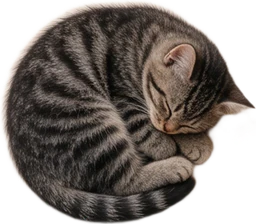
#> input picture tools/taiwan-cat-ring/kittens/kitten-01.webp, 256 x 224 px; its folder holds only this picture in this run
$ python compose.py
#> lines starting #> are read from the running program, lines starting #| are printed output that depends on the picture
"""
Composes the Taiwan theme's cat ring: a thin red lacquer rim with a gold line on the sector
side (no outer wall, so the kittens do not look caged) and many sleeping kittens lying on it.

    python tools/taiwan-cat-ring/compose.py

Needs Python 3 with Pillow and numpy. Reads the kitten sprites from `kittens/` next to this
file and writes `public/themes/taiwan/cat-ring.webp`. The picture is centred on the wheel and
spans EXTENT wheel radii, so kittens may peek over the edge. If INNER or EXTENT change, update
CAT_RING_INNER / CAT_RING_EXTENT (and LABEL_OUTER, INLAY_INNER) in taiwanTokens.ts.
"""

import math
import random
from pathlib import Path

import numpy as np
from PIL import Image, ImageFilter

HERE = Path(__file__).resolve().parent
OUT = HERE.parent.parent / 'public' / 'themes' / 'taiwan' / 'cat-ring.webp'

SIZE = 1400  # output side, px
EXTENT = 1.03  # the picture spans this many wheel radii from the centre
INNER = 0.895  # rim (and its gold line) starts here, fraction of the wheel radius
BAND_OUT = 0.985  # the lacquer band fades out here; nothing is drawn over the kittens
COUNT = 54  # kittens around the rim
KITTEN = 0.11  # kitten size, fraction of the wheel radius
KITTEN_RADIUS = 0.952  # where the kitten centres lie
SEED = 11

R = SIZE / 2 / EXTENT
C = SIZE / 2


def rim() -> Image.Image:
    yy, xx = np.mgrid[0:SIZE, 0:SIZE]
    r = np.hypot(xx + 0.5 - C, yy + 0.5 - C) / R
    out = np.zeros((SIZE, SIZE, 4), float)

    # red lacquer, darker at both edges, soft fall-off on the outside instead of a gold wall
    glow = np.sin(np.clip((r - INNER) / (BAND_OUT - INNER), 0, 1) * math.pi)
    out[..., :3] = np.stack([110 + 80 * glow, 8 + 14 * glow, 16 + 14 * glow], -1)
    out[..., 3] = np.clip((r - INNER) * R / 1.2 + 0.5, 0, 1) * np.clip((BAND_OUT - r) * R / 2.5 + 0.5, 0, 1) * 255

    # gold line on the sector side only, lit from the top-left
    line = np.clip(1 - np.abs(r - (INNER + 0.006)) * R / 5.5, 0, 1)
    shade = 0.75 + 0.25 * np.cos(np.arctan2(yy - C, xx - C) + math.pi / 4)
    gold = np.stack([236 * shade, 196 * shade, 104 * shade], -1)
    out[..., :3] = out[..., :3] * (1 - line[..., None]) + gold * line[..., None]
    out[..., 3] = np.maximum(out[..., 3], line * 255)

    return Image.fromarray(out.clip(0, 255).astype(np.uint8), 'RGBA')


def main() -> None:
    kittens = [Image.open(path).convert('RGBA') for path in sorted((HERE / 'kittens').glob('*.webp'))]
#> kittens = 1 item
    rng = random.Random(SEED)
    order = list(range(len(kittens)))
#> order = [0]
    rng.shuffle(order)

    ring = rim()
    layer = Image.new('RGBA', (SIZE, SIZE), (0, 0, 0, 0))
#> layer: PIL image 1400x1400 RGBA; every value is 0
    shadow = Image.new('RGBA', (SIZE, SIZE), (0, 0, 0, 0))
    size = KITTEN * R

    for index in range(COUNT):
        angle = 2 * math.pi * index / COUNT + rng.uniform(-0.01, 0.01)
        kitten = kittens[order[index % len(order)]]
        if rng.random() < 0.5:
            kitten = kitten.transpose(Image.FLIP_LEFT_RIGHT)
        scale = size / max(kitten.size) * rng.uniform(0.95, 1.05)
        kitten = kitten.resize((max(1, int(kitten.width * scale)), max(1, int(kitten.height * scale))), Image.LANCZOS)
        # back to the outside, give or take, so the row does not look stamped
        kitten = kitten.rotate(-math.degrees(angle) - 90 + rng.uniform(-30, 30), resample=Image.BICUBIC, expand=True)

        x = C + math.cos(angle) * KITTEN_RADIUS * R
        y = C + math.sin(angle) * KITTEN_RADIUS * R
        position = (int(round(x - kitten.width / 2)), int(round(y - kitten.height / 2)))

        # soft shadow towards the centre and a little down
        drop = Image.new('RGBA', kitten.size, (20, 4, 4, 0))
        drop.putalpha(kitten.getchannel('A').point(lambda value: int(value * 0.5)))
        offset = (int(-math.cos(angle) * 0.006 * R), int(-math.sin(angle) * 0.006 * R + 0.004 * R))
        shadow.alpha_composite(drop, (position[0] + offset[0], position[1] + offset[1]))
        layer.alpha_composite(kitten, position)
#> this loop made 54 passes
#> pass 1, in main, `kitten = kitten.rotate(-math.degrees(angle) - 90 + rng.uniform(-30, 30..`:
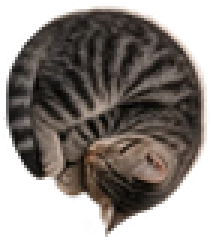
#> kitten: PIL image 71x80 RGBA (shown 3 times larger); mean R, G, B, A 59.4, 52.4, 47.5, 162.6; transparent parts drawn white
#> after the loop:
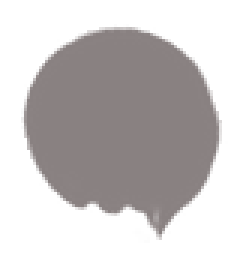
#> drop: PIL image 83x90 RGBA (shown 3 times larger); mean R, G, B, A 20, 4, 4, 55.1; transparent parts drawn white
#> after the loop:
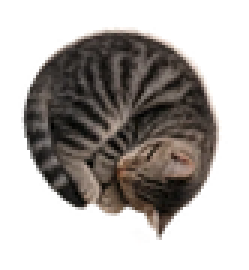
#> kitten: PIL image 83x90 RGBA (shown 3 times larger); mean R, G, B, A 40.2, 35.4, 32, 110.4; transparent parts drawn white
#> after the loop:
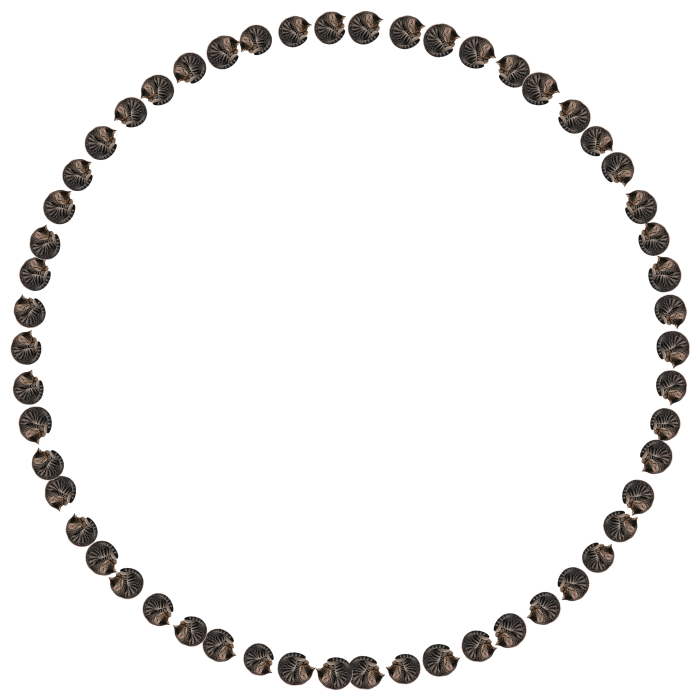
#> layer: PIL image 1400x1400 RGBA (shown at 1/2 size); mean R, G, B, A 8.4, 7.4, 6.7, 23.2; transparent parts drawn white
#> after the loop:
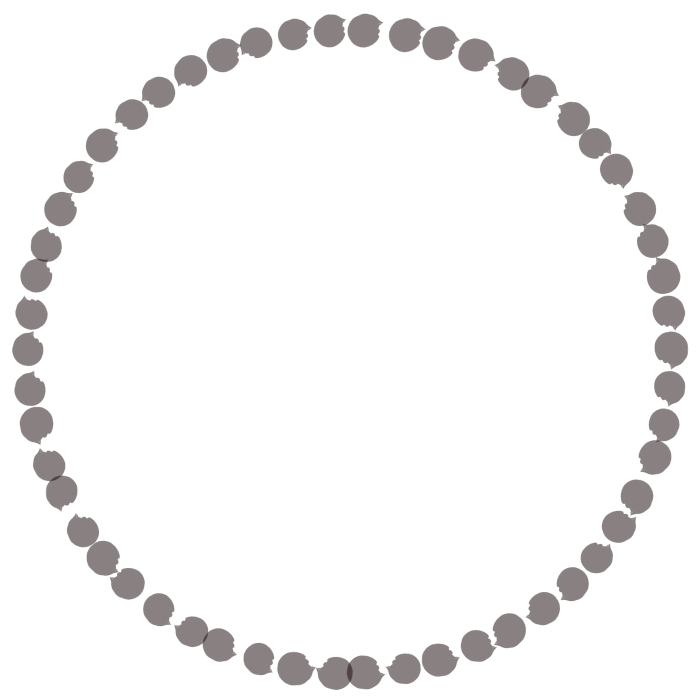
#> shadow: PIL image 1400x1400 RGBA (shown at 1/2 size); mean R, G, B, A 1.9, 0.4, 0.4, 11.6; transparent parts drawn white

    ring.alpha_composite(shadow.filter(ImageFilter.GaussianBlur(R * 0.008)))
    ring.alpha_composite(layer)
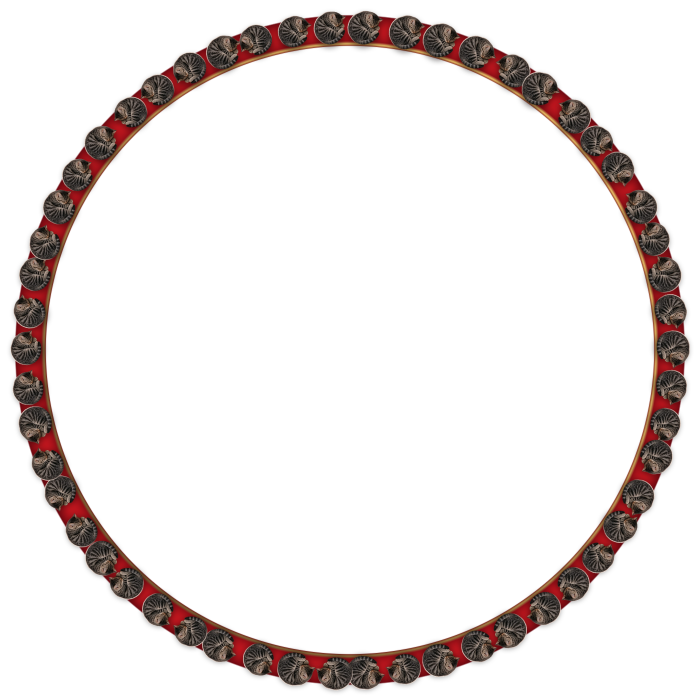
#> ring: PIL image 1400x1400 RGBA (shown at 1/2 size); mean R, G, B, A 105.6, 15.1, 20.8, 34.7; transparent parts drawn white
    ring.save(OUT, quality=88, method=6)

    alpha = np.asarray(ring.getchannel('A'))
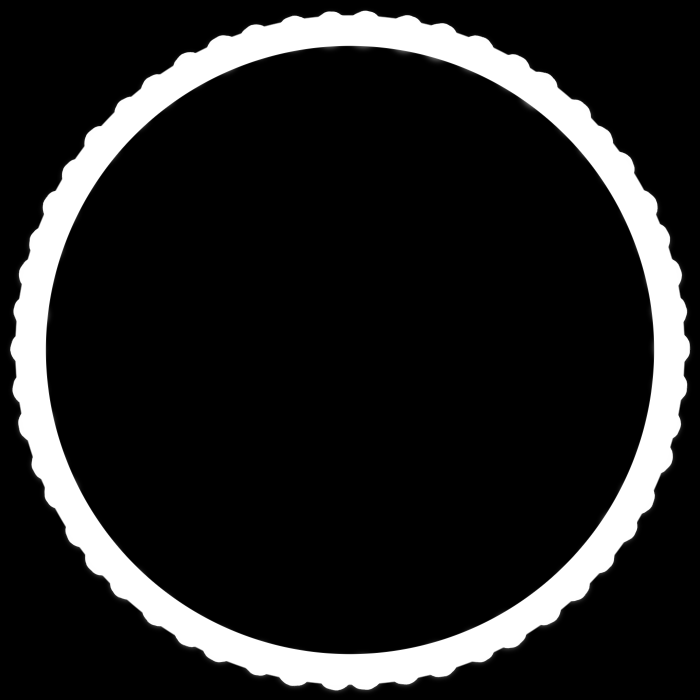
#> alpha: shape (1400, 1400) (shown at 1/2 size); min 0, max 255, mean 34.7
    ys, xs = np.nonzero(alpha > 20)
    reach = np.hypot(xs - C, ys - C).max() / R
#> reach = 1.01
    print(f'{OUT.name}: {COUNT} kittens, rim from {INNER} R, outermost pixel at {reach:.3f} R')
#| cat-ring.webp: 54 kittens, rim from 0.895 R, outermost pixel at 1.008 R


if __name__ == '__main__':
    main()

$ run again, on tools/taiwan-cat-ring/kittens/kitten-05.webp
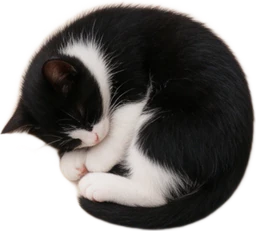
#> input picture tools/taiwan-cat-ring/kittens/kitten-05.webp, 256 x 231 px
#> kittens = 1 item
#> order = [0]
#> after the loop in main, `for index in range(COUNT):`:
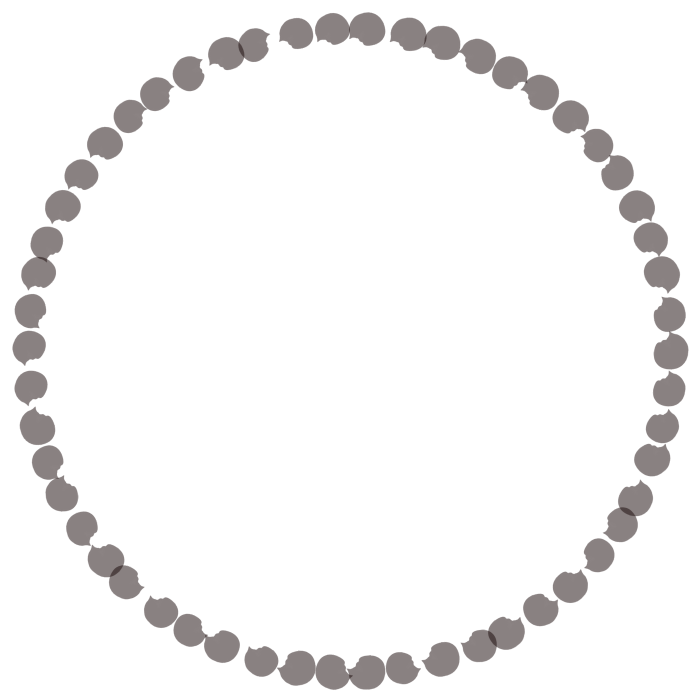
#> shadow: PIL image 1400x1400 RGBA (shown at 1/2 size); mean R, G, B, A 2, 0.4, 0.4, 12.1; transparent parts drawn white
#> in main, `alpha = np.asarray(ring.getchannel('A'))`:
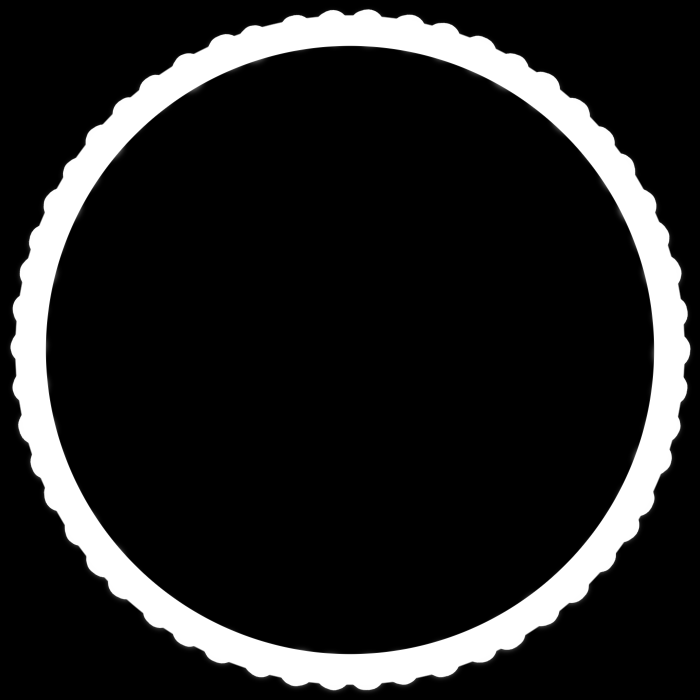
#> alpha: shape (1400, 1400) (shown at 1/2 size); min 0, max 255, mean 35
#> reach = 1.01
#| cat-ring.webp: 54 kittens, rim from 0.895 R, outermost pixel at 1.008 R

$ run again, on tools/taiwan-cat-ring/kittens/kitten-06.webp
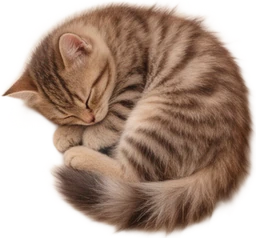
#> input picture tools/taiwan-cat-ring/kittens/kitten-06.webp, 256 x 238 px
#> kittens = 1 item
#> order = [0]
#> after the loop in main, `for index in range(COUNT):`:
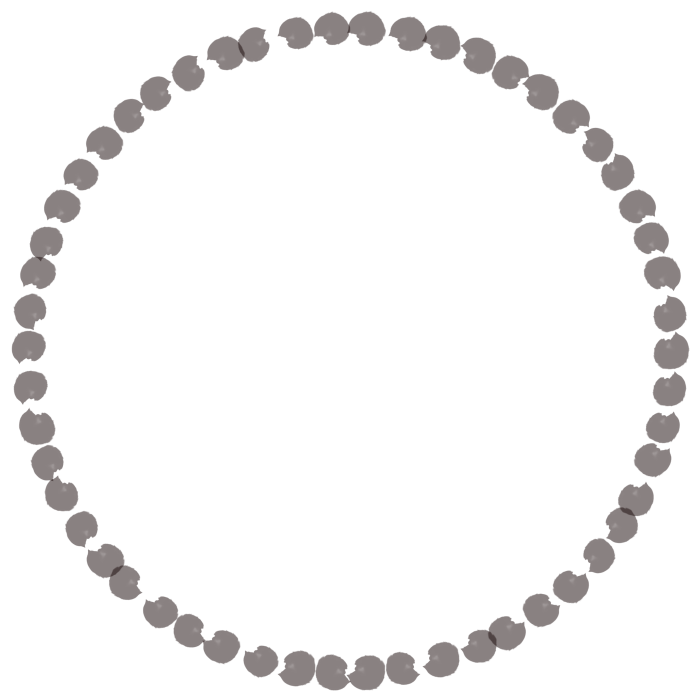
#> shadow: PIL image 1400x1400 RGBA (shown at 1/2 size); mean R, G, B, A 2.1, 0.4, 0.4, 12.1; transparent parts drawn white
#> in main, `alpha = np.asarray(ring.getchannel('A'))`:
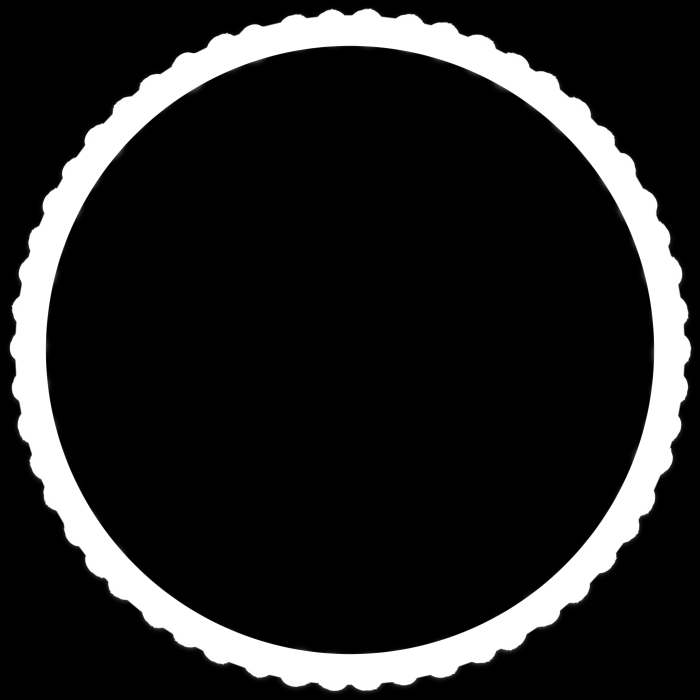
#> alpha: shape (1400, 1400) (shown at 1/2 size); min 0, max 255, mean 35.5
#> reach = 1.01
#| cat-ring.webp: 54 kittens, rim from 0.895 R, outermost pixel at 1.010 R

$ run again, on tools/taiwan-cat-ring/kittens/kitten-07.webp
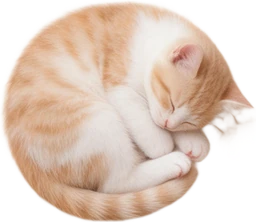
#> input picture tools/taiwan-cat-ring/kittens/kitten-07.webp, 256 x 222 px
#> kittens = 1 item
#> order = [0]
#> in main, `ring.alpha_composite(layer)`:
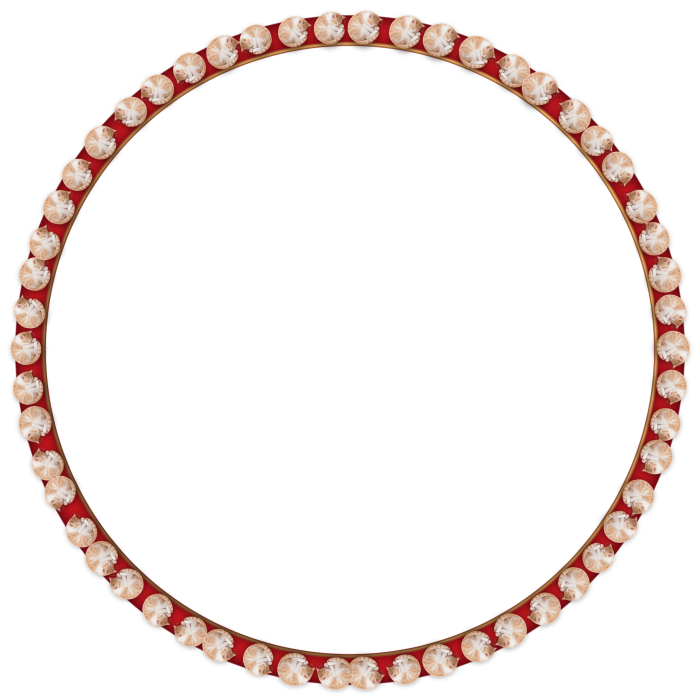
#> ring: PIL image 1400x1400 RGBA (shown at 1/2 size); mean R, G, B, A 117.5, 25, 29.5, 34.6; transparent parts drawn white
#> reach = 1.01
#| cat-ring.webp: 54 kittens, rim from 0.895 R, outermost pixel at 1.008 R
